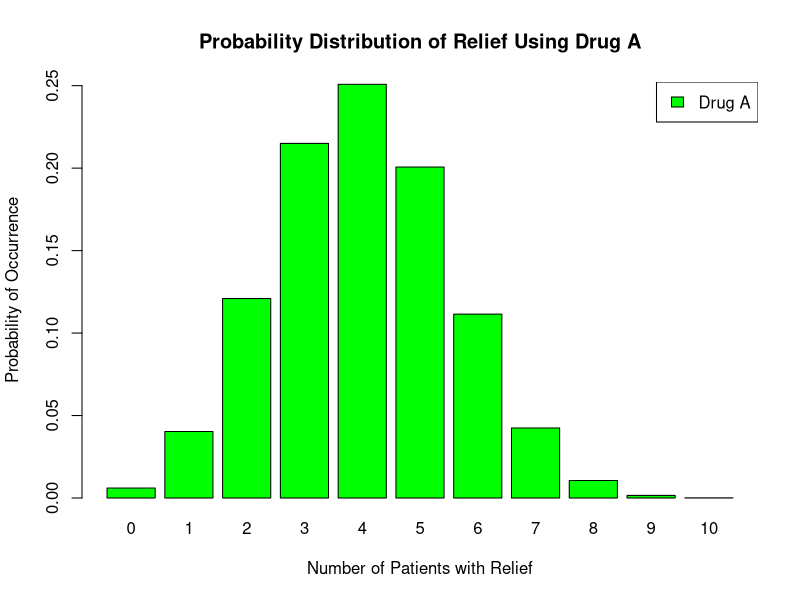
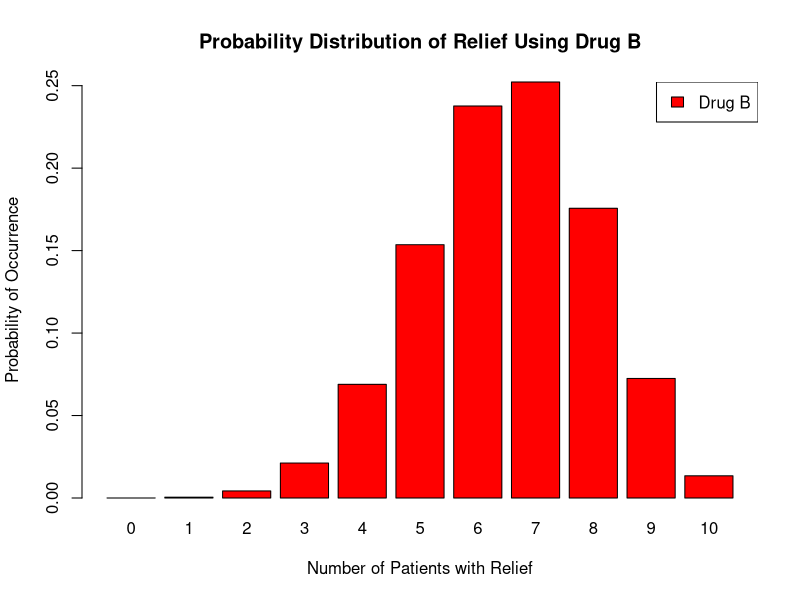

R code for these plots, in order: (Note: this script raises an error after producing the figures.)
## ---- chunk 1
knitr::opts_chunk$set(echo = TRUE, fig.align="center")
## ---- chunk 2
# Probability someone is NOT infected after exposure:
p_not_infected <- 0.85

# Define number of individuals, n:
n <- 50

# Use multiplication rule:
p_nobody_infected <- p_not_infected^n

cat("Pr(Zero Infections) =", p_nobody_infected)
## ---- chunk 3
# Use n defined in first part of question, n  = 50
# Define probability of infection
p_infected <- 0.15

# Use vectorized apply on a vector with values 0 through 10 and:
# define function taking each number iterated from the vector (k)
# use function dbinom()
# describe value of k, or number of infections with 50 trials and a probability of p_infected
probabilities <- sapply(0:10, function(k) dbinom(k, size=n, prob=p_infected))

# Sum the calculated probabilities
p_at_most_10 <- sum(probabilities)

# Display the values
cat("Probability of at most 10 infections is", p_at_most_10)

## ---- chunk 4
# Use n defined in first part of question, n  = 50
# Use p_infected defined in second part of question, p_infected = 0.15

# Use vectorized apply on a vector with values 6 through 50 and:
# define function taking each number iterated from the vector (k)
# use function dbinom()
# describe value of k, or number of infections with 50 trials
# and a probability of p_infected
probabilities <- sapply(6:50, function(k) dbinom(k, size=n, prob=p_infected))

# Sum the calculated probabilities
p_more_than_5 <- sum(probabilities)

# Display the values
cat("Probability of more than 5 infections is", p_more_than_5)

## ---- chunk 5
# Use n defined in first part of question, n  = 50
# Use p_infected defined in second part of question, p_infected = 0.15
# Define target probability
target_p <- 0.033

# Use vectorized apply on a vector with values 0 through 50 and:
# define function taking each number iterated from the vector (k)
# use function dbinom()
# describe value of k, or number of infections with 50 trials
# and a probability of p_infected
# Round to 3 decimals for matching target value
probabilities <- round((sapply(0:50, function(k) dbinom(k, size=n, prob=p_infected))), 3)

# Display probabilities
cat(probabilities)

# Iterate through the probability vector to find value equal to 3.3
for (i in 1:length(probabilities)) {
  # use i-1 because R is one indexed
  if (probabilities[i] == target_p) {
    cat("\nNumber of infected individuals for a probability of 3.3%:", i-1, "\n")
  }
}
## ---- chunk 6
# Use n defined in first part of question, n  = 50
# Use p_infected defined in second part of question, p_infected = 0.15

# Define the probability we are trying to find the value of k that gives us
# probabilities below 0.033. In other words, the number of infections that
# gets close to a threshold of 0.033 probability but no further:
calculated_probability = 0.033

# Use qbinom for calculating the value of k
number_infected = qbinom(calculated_probability, size=n, prob=p_infected)

# Display the value
cat("Number of infections to before surpassing Pr=0.033:", number_infected, "\n")

# We can check the accuracy of this computation by plugging in
# this value into the dbinom function:
p = dbinom(number_infected, size=n, prob=p_infected)

# Display the values
cat("Calculated Probability from qbinom value of 3 individuals: ", p, "\n")

# Calculate value of number_infected + 1 to demonstrate surpassing the threshold
p_past_threshold = dbinom(number_infected+1, size=n, prob=p_infected)
cat("Past Threshold value of", number_infected+1,"infections:", p_past_threshold, "\n")
## ---- chunk 7
p_infected <- 1/1000000
p_positive_given_infected <- 1 
p_not_infected <- 999999/1000000
p_positive_given_not_infected <- 0.01/100

# Plug in the values
p_infected_given_positive = (p_infected*p_positive_given_infected) / 
  ((p_infected*p_positive_given_infected) + (p_not_infected*p_positive_given_not_infected))

cat("Probability of Being Infected Given Positive Test:", p_infected_given_positive)
## ---- chunk 8
# Calculate positive predictive value and multiply by 100 to get
# percentage
positive_predictive_value <- (100 / (100 + 100)) * 100

# Calculate negative predictive value and multiply by 100 to get
#percentage
negative_predictive_value <- (0 / (0 + 999900)) * 100

cat("Positive Predictive Value: ", positive_predictive_value)
cat("Negative Predictive Value: ", negative_predictive_value)
## ---- chunk 9
# Define number of patients (n) and probabilities of relief
num_patients <- 10
p_relief_a <- 0.40
p_relief_b <- 0.65

# Make a probability distribution for drug A
prob_distribution_a <- dbinom(0:num_patients, size=num_patients,
                              prob=p_relief_a)

# Make a probability distribution for drug B
prob_distribution_b <- dbinom(0:num_patients, size=num_patients,
                              prob=p_relief_b)
## ---- chunk 10
# We want to make a barplot for distribution a
# It has the number of patients expected to have relief on the x axis
# and a y axis describing the probability of that number of patients
# successfully experiencing relief
# So the two graphs are comparable, we want to use the max probability
# between both drug distributions.
# We then define a column color, the title of graph in "main",
# the x and y axis labels, and to have the graphs beside each other.
barplot(
  prob_distribution_a,
  names.arg=0:num_patients,
  ylim=c(0,max(prob_distribution_a, prob_distribution_b)),
  col='green',
  main="Probability Distribution of Relief Using Drug A",
  xlab="Number of Patients with Relief",
  ylab="Probability of Occurrence",
  beside=FALSE
)
# Add a legend
legend("topright", legend=c("Drug A"), fill=c("green"))

# Now, do the same thing for Drug B
barplot(
  prob_distribution_b,
  names.arg=0:num_patients,
  ylim=c(0,max(prob_distribution_a, prob_distribution_b)),
  col="red",
  main="Probability Distribution of Relief Using Drug B",
  xlab="Number of Patients with Relief",
  ylab="Probability of Occurrence",
)
legend("topright", legend=c("Drug B"), fill=c("red"))
## ---- chunk 11
knitr::include_graphics("C:/Users/jerem/OneDrive/Desktop/hw1_question4_histogram.jpg")
